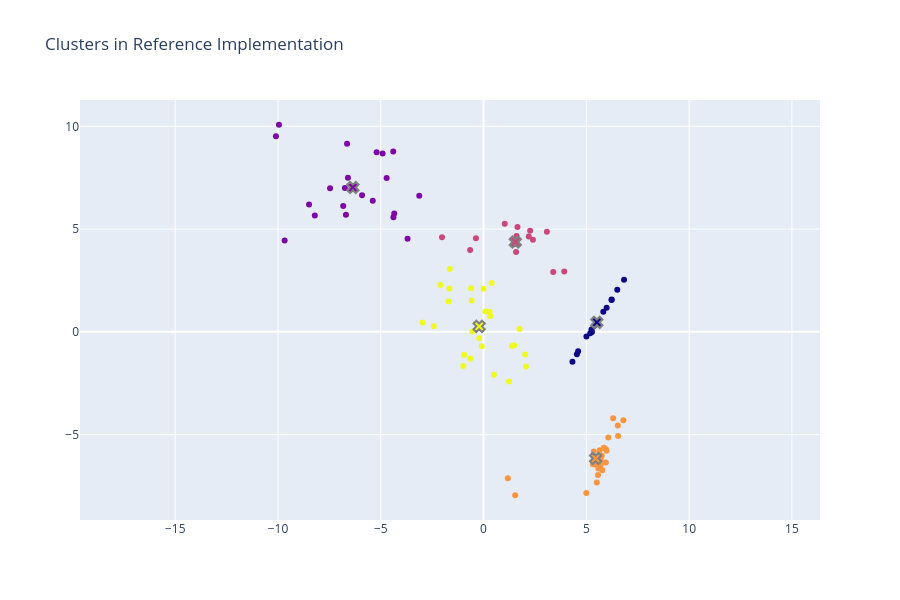

Source (notebook cell):
### Markdown cell above
---
## K-means Clustering
---
Clustering is an unsupervised subclass of machine learning. While most deep learning applications use data $x_i$ with label $y_i$, unsupervised algorithms only work with data. Clustering is the task to partition the dataset into clusters, based on some kind of similarity. We will look at the most natural clustering algorithm, which is K-means (or more specifically, Lloyd's algorithm to solve the K-means problem). K-means groups the data into $K$ different clusters, which are defined by their cluster centroid (a.k.a. _cluster centers_). A data point belongs to the cluster with the lowest Euclidean distance to the corresponding centroid.  The algorithm works as follows:

1. Initialize the cluster centers. (We provide a clever initalization scheme, you don't have to implement this yourself.)
2. Repeat until convergence:
   1. E-step: Assign all data points to their nearest cluster center
   2. M-step: Recalculate the cluster centers as mean of the points belonging to the cluster

```
def k_means(X: torch.Tensor, k: int):
    N, D = X.shape
    centers = kmeans_plusplus(X, k)  # k x D

    # calculate initial cluster assignments
    assignments = torch.zeros(N, dtype=torch.long)
    for n in range(N):
        min_dist = torch.inf
        min_idx = -1
        for j in range(k):
            dist = torch.sqrt(torch.sum((X[n] - centers[j]) ** 2))
            if dist < min_dist:
                min_dist = dist
                min_idx = j

        assignments[n] = min_idx

    for i in range(100): # Limit the maximum number of loop iterations to avoid livelock
        # M step: update the cluster centers to be the mean of its elements
        for j in range(k):
            sum = torch.zeros(D)
            num_elements = 0
            for n in range(N):
                if assignments[n] == j:
                    sum += X[n]
                    num_elements += 1
            # only update centers that have elements (div by 0!), otherwise ignore
            if num_elements > 0:
                centers[j] = sum / num_elements

        # E step: calculate which center has the lowest distance to all data points
        new_assignments = torch.empty_like(assignments)
        for n in range(N):
            min_dist = torch.inf
            min_idx = -1
            for j in range(k):
                dist = torch.sqrt(torch.sum((X[n] - centers[j]) ** 2))
                if dist < min_dist:
                    min_dist = dist
                    min_idx = j

            new_assignments[n] = min_idx

        # check for convergance
        if torch.all(assignments == new_assignments):
            break
        assignments = new_assignments

    return assignments, centers, i
```
---

## **Task**: 

Implement `k_means_vec` in `clustering.py` by vectorizing (most) loops. Take a look at `k_means` for reference. Run the code below to check the implementation.


**Hints:**

- You can't vectorize all loops from `k_means`. Think about what needs to happen sequentially and which calculations can be done at the same time.
- To vectorize the distance calculation, think about how to modify the pairwise distances from the problem before.
- To find the smallest distances, you can use `torch.argmin`.

First, check how the naive implementation clusters the data:

### Code cell
X = tests.sample_data(N=100)
a, c, i = reference.k_means(X, k=5)
print(f"converged in {i} iterations")
tests.check_cluster_valid(X, c, a)
visual.plot_clusters(X, c, a, "Clusters in Reference Implementation").show()

### Figure 1 — Plotly figure (JSON) as saved in the notebook; plotly's stock layout.template omitted (floating-point values rounded to 4 significant figures)
{"data": [{"marker": {"color": [1, 4, 3, 3, 4, 2, 1, 3, 3, 3, 2, 3, 1, 4, 0, 3, 2, 1, 4, 1, 3, 4, 0, 0, 0, 3, 1, 1, 1, 1, 2, 2, 1, 2, 2, 1, 2, 4, 4, 4, 0, 2, 4, 3, 3, 4, 4, 0, 1, 3, 3, 1, 2, 4, 4, 1, 0, 2, 0, 4, 3, 3, 0, 1, 4, 3, 1, 4, 0, 1, 1, 3, 2, 3, 0, 4, 4, 4, 4, 3, 0, 2, 3, 3, 3, 1, 4, 3, 4, 1, 0, 3, 3, 4, 4, 3, 0, 1, 4, 4]}, "mode": "markers", "showlegend": false, "type": "scatter", "x": [-5.911, 1.484, 5.319, 5.634, -2.422, 1.606, -4.715, 5.649, 5.568, 5.948, 3.08, 6.531, -9.676, 1.236, 6.504, 5.002, 1.65, -9.953, -1.662, -4.394, 5.984, 0.3961, 5.273, 6.228, 6.229, 5.953, -5.39, -6.694, -3.696, -6.641, 2.401, 1.582, -3.129, 3.925, 2.198, -6.826, 1.031, -0.9455, -0.2109, -0.6345, 5.37, -0.6538, 2.026, 5.361, 6.067, -0.08654, 0.5004, 4.54, -4.345, 5.854, 6.801, -7.468, -2.021, -0.5774, 1.749, -6.745, 4.6, 2.266, 5.988, 1.384, 6.543, 1.18, 6.834, -4.385, 0.3213, 5.439, -6.598, 2.061, 5.252, -10.1, -8.208, 5.779, 3.389, 5.66, 4.323, -2.104, -0.6091, -0.9841, 0.2904, 5.397, 5.005, -0.3721, 5.748, 1.538, 6.303, -4.91, -0.5463, 5.584, 0.001089, -5.203, 5.188, 5.7, 5.509, -1.709, 0.0889, 5.7, 5.824, -8.489, -1.644, -2.96], "y": [6.646, -0.6552, -6.445, -6.572, 0.2783, 4.669, 7.488, -5.759, -6.966, -6.356, 4.868, -4.555, 4.443, -2.415, 2.045, -7.832, 5.102, 10.08, 2.111, 8.774, -5.781, 2.377, -0.006505, 1.549, 1.571, -5.715, 6.384, 5.693, 4.524, 9.146, 4.486, 3.889, 6.626, 2.933, 4.64, 6.128, 5.254, -1.108, -0.3135, -1.293, 0.2836, 3.981, -1.096, -5.819, -5.133, -0.7, -2.089, -1.084, 5.758, -5.631, -4.298, 6.984, 4.6, 1.527, 0.1426, 6.993, -0.944, 4.914, 1.168, -0.6839, -5.062, -7.115, 2.537, 5.572, 0.7649, -6.448, 7.499, -1.69, 0.1174, 9.521, 5.664, -6.73, 2.917, -6.59, -1.455, 2.285, 2.118, -1.658, 0.9691, -6.444, -0.2199, 4.549, -6.03, -7.947, -4.207, 8.672, 0.01446, -6.64, 2.093, 8.741, -0.07051, -6.225, -7.323, 1.483, 0.9893, -6.473, 0.9786, 6.197, 3.063, 0.4506]}, {"marker": {"color": [0, 1, 2, 3, 4], "line": {"color": "gray", "width": 2}, "size": 10, "symbol": "x"}, "mode": "markers", "name": "cluster centers", "showlegend": false, "type": "scatter", "x": [5.511, -6.356, 1.545, 5.452, -0.2138], "y": [0.4621, 7.025, 4.369, -6.157, 0.2679]}], "layout": {"coloraxis": {"showscale": false}, "height": 600, "title": {"text": "Clusters in Reference Implementation"}, "yaxis": {"scaleanchor": "x"}}}
